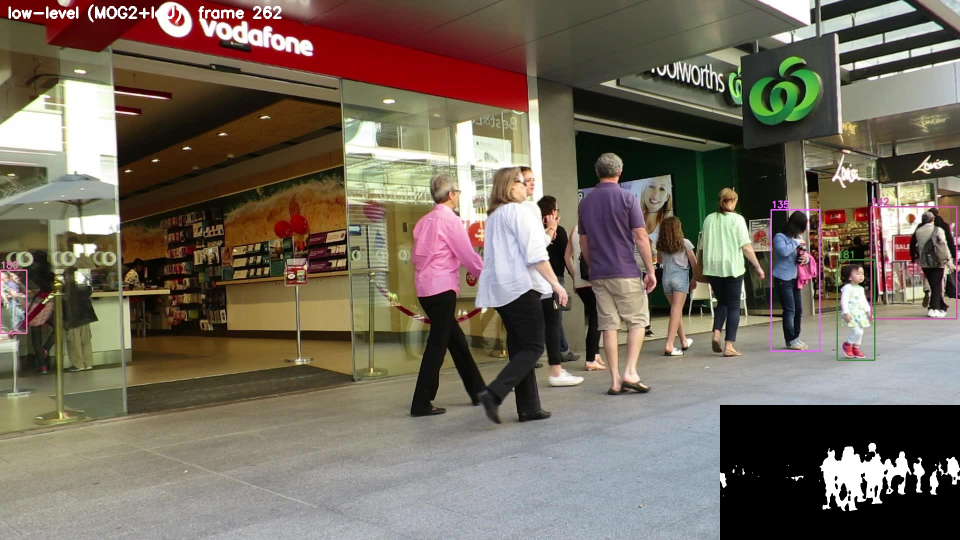
#> input picture 05_multi_object_tracking/results/lowlevel/MOT16-09_lowlevel_f262.jpg, 1920 x 1080 px, given as the content of the folder ome/t2/05_multi_object_tracking/data/sequences/MOT16-09/img1, which was not available (shown at 1/2 size)
$ python lowlevel_tracker.py
#> lines starting #> are read from the running program, lines starting #| are printed output that depends on the picture; after the words box and inside, x2 and y2 are one past the last pixel; in counts of white or black regions, pixels touching at a corner belong together; pictures that were not available may be replaced by others from this repository, and a replacement may not be noted
### 05_multi_object_tracking/src/mot_utils.py
"""Shared helpers: read MOTChallenge sequences, write/read MOT-format results, CLEAR-MOT / IDF1 evaluation.

Sequence layout (MOTChallenge): data/sequences/<SEQ>/{img1/*.jpg, gt/gt.txt, seqinfo.ini}
GT formats handled:
  MOT16/17 : frame,id,x,y,w,h,consider_flag,class,visibility   -> keep class 1 (pedestrian) with flag 1
  2DMOT2015: frame,id,x,y,w,h,1,wx,wy,wz (no class column)       -> keep all boxes
"""
from pathlib import Path

import cv2
import motmetrics as mm
import numpy as np

ROOT = Path(__file__).resolve().parents[1]
DATA = ROOT / "data" / "sequences"


def frame_paths(seq):
    d = DATA / seq / "img1"
    return sorted(d.glob("*.jpg"))


def load_gt(seq):
    """GT pedestrian boxes -> {frame: [(id, x, y, w, h), ...]}."""
    gt = {}
    arr = np.loadtxt(DATA / seq / "gt" / "gt.txt", delimiter=",", ndmin=2)
    mot16 = seq.startswith(("MOT16", "MOT17", "MOT20"))
    for row in arr:
        f, i, x, y, w, h, conf = row[:7]
        if mot16 and not (int(conf) == 1 and int(row[7]) == 1):
            continue
        gt.setdefault(int(f), []).append((int(i), x, y, w, h))
    return gt


def save_results(rows, path):
    """rows: list of (frame, id, x, y, w, h) -> MOTChallenge txt format."""
    path.parent.mkdir(parents=True, exist_ok=True)
    with open(path, "w") as fh:
        for f, i, x, y, w, h in rows:
            fh.write(f"{f},{i},{x:.1f},{y:.1f},{w:.1f},{h:.1f},1,-1,-1,-1\n")


# [14 lines left out: function iou_distance, not called in this run]


def evaluate(rows, seq, name):
    """Return a motmetrics summary row (MOTA, IDF1, ...) for one sequence."""
    gt = load_gt(seq)
    hyp = {}
    for f, i, x, y, w, h in rows:
        hyp.setdefault(int(f), []).append((int(i), x, y, w, h))
    acc = mm.MOTAccumulator(auto_id=True)
    n_frames = len(frame_paths(seq)) or max(gt)
    for f in range(1, n_frames + 1):
        g, p = gt.get(f, []), hyp.get(f, [])
        gb = np.array([b[1:] for b in g]).reshape(-1, 4)
        pb = np.array([b[1:] for b in p]).reshape(-1, 4)
        dist = iou_distance(gb, pb, max_iou=0.5)
        acc.update([b[0] for b in g], [b[0] for b in p], dist)
    mh = mm.metrics.create()
    return mh.compute(acc, metrics=["num_frames", "mota", "motp", "idf1", "precision", "recall",
                                    "num_switches", "num_false_positives", "num_misses",
                                    "mostly_tracked", "mostly_lost"], name=name)


def colour(i):
    rng = np.random.default_rng(int(i) * 7919)
    return tuple(int(c) for c in rng.integers(60, 255, 3))


def draw(frame, tracks, label=""):
    out = frame.copy()
    for i, x, y, w, h in tracks:
        c = colour(i)
        cv2.rectangle(out, (int(x), int(y)), (int(x + w), int(y + h)), c, 2)
        cv2.putText(out, str(int(i)), (int(x), int(y) - 4), cv2.FONT_HERSHEY_SIMPLEX, 0.6, c, 2)
    if label:
        cv2.putText(out, label, (15, 35), cv2.FONT_HERSHEY_SIMPLEX, 1.0, (255, 255, 255), 3)
    return out

### 05_multi_object_tracking/src/lowlevel_tracker.py
"""LOW-LEVEL multi-object tracker: background subtraction + blob analysis + IoU/centroid tracking.

No learning / no object model:
  1. MOG2 background subtraction (Gaussian-mixture model of every pixel over time)
  2. Remove shadows (MOG2 marks them 127), median filter
  3. Morphology: opening (noise) -> closing + dilation (join body parts into one blob)
  4. Connected components -> bounding boxes, filtered by area and pedestrian-like aspect ratio
  5. Tracking-by-detection: Hungarian assignment on (1 - IoU) with a centroid-distance gate,
     constant-velocity prediction, tracks deleted after MAX_AGE missed frames.

Works only for a STATIC camera (the background model assumes a fixed view).
Usage: python src/lowlevel_tracker.py --seq MOT16-09
"""
import argparse
from pathlib import Path

import cv2
import numpy as np
from scipy.optimize import linear_sum_assignment

from mot_utils import ROOT, draw, evaluate, frame_paths, save_results

MIN_AREA_FRAC = 0.0006     # blob area / image area
MAX_AREA_FRAC = 0.08
ASPECT = (1.1, 4.5)        # h / w of a standing person
MAX_AGE, MIN_HITS = 8, 3
IOU_GATE = 0.2


def blobs(fg, img_area):
    n, lab, stats, _ = cv2.connectedComponentsWithStats(fg, 8)
    out = []
    for x, y, w, h, a in stats[1:]:
        if not (MIN_AREA_FRAC * img_area < a < MAX_AREA_FRAC * img_area):
            continue
        if not (ASPECT[0] <= h / max(w, 1) <= ASPECT[1]):
            continue
        out.append([x, y, w, h])
    return np.array(out, float).reshape(-1, 4)


def iou_xywh(a, b):
    ax2, ay2, bx2, by2 = a[:, None, 0] + a[:, None, 2], a[:, None, 1] + a[:, None, 3], b[None, :, 0] + b[None, :, 2], b[None, :, 1] + b[None, :, 3]
    iw = np.clip(np.minimum(ax2, bx2) - np.maximum(a[:, None, 0], b[None, :, 0]), 0, None)
    ih = np.clip(np.minimum(ay2, by2) - np.maximum(a[:, None, 1], b[None, :, 1]), 0, None)
    inter = iw * ih
    return inter / (a[:, None, 2] * a[:, None, 3] + b[None, :, 2] * b[None, :, 3] - inter + 1e-9)


class Track:
    def __init__(self, tid, box):
        self.id, self.box, self.vel = tid, box.copy(), np.zeros(2)
        self.age, self.hits, self.miss = 0, 1, 0

    def predict(self):
        self.box[:2] += self.vel
        self.age += 1
        return self.box

    def update(self, box):
        self.vel = 0.6 * self.vel + 0.4 * (box[:2] - self.box[:2])
        self.box = 0.3 * self.box + 0.7 * box  # smooth size & position
        self.hits += 1
        self.miss = 0


class IoUTracker:
    def __init__(self):
        self.tracks, self.next_id = [], 1

    def step(self, dets):
        preds = np.array([t.predict() for t in self.tracks]).reshape(-1, 4)
        matched_t, matched_d = set(), set()
        if len(preds) and len(dets):
            cost = 1 - iou_xywh(preds, dets)
            r, c = linear_sum_assignment(cost)
            for i, j in zip(r, c):
                if cost[i, j] <= 1 - IOU_GATE:
                    self.tracks[i].update(dets[j]); matched_t.add(i); matched_d.add(j)
        for i, t in enumerate(self.tracks):
            if i not in matched_t:
                t.miss += 1
        for j in range(len(dets)):
            if j not in matched_d:
                self.tracks.append(Track(self.next_id, dets[j])); self.next_id += 1
        self.tracks = [t for t in self.tracks if t.miss <= MAX_AGE]
        return [(t.id, *t.box) for t in self.tracks if t.miss == 0 and t.hits >= MIN_HITS]


def run(seq, save_video=True):
#> called with seq = 'MOT16-09', save_video = True
    paths = frame_paths(seq)
    mog = cv2.createBackgroundSubtractorMOG2(history=300, varThreshold=25, detectShadows=True)
    trk = IoUTracker()
    rows, writer = [], None
    k_open = cv2.getStructuringElement(cv2.MORPH_ELLIPSE, (3, 3))
    k_close = cv2.getStructuringElement(cv2.MORPH_ELLIPSE, (9, 15))
    out_dir = ROOT / "results" / "lowlevel"
    out_dir.mkdir(parents=True, exist_ok=True)
    # warm-up: learn the background from the first frames
    for p in paths[:30]:
        mog.apply(cv2.imread(str(p)), learningRate=0.05)
    for f, p in enumerate(paths, 1):
        img = cv2.imread(str(p))
#> img is the input picture: shape (1080, 1920, 3); mean B, G, R 92.6, 105.4, 116.4
        fg = mog.apply(img)
#> fg: shape (1080, 1920); every value is 0
        fg = np.where(fg == 255, 255, 0).astype(np.uint8)          # drop shadows (127)
        fg = cv2.medianBlur(fg, 5)
        fg = cv2.morphologyEx(fg, cv2.MORPH_OPEN, k_open)
        fg = cv2.morphologyEx(fg, cv2.MORPH_CLOSE, k_close, iterations=2)
        fg = cv2.dilate(fg, k_open, iterations=2)
        dets = blobs(fg, img.shape[0] * img.shape[1])
#> in blobs, `n, lab, stats, _ = cv2.connectedComponentsWithStats(fg, 8)`: lab: shape (1080, 1920) int32; every value is 0
#> in blobs, `n, lab, stats, _ = cv2.connectedComponentsWithStats(fg, 8)`: n = 1; stats = [[0, 0, 1920, 1080, 2073600]]
#> after the loop in blobs, `for x, y, w, h, a in stats[1:]:`: out = []
#> dets = empty array
        tracks = trk.step(dets)
#> after the loop in step, `for j in range(len(dets)):`: self.next_id = 1; self.tracks = []
#> tracks = []
        rows += [(f, *t) for t in tracks]
#> rows = []
        if save_video:
            vis = draw(img, tracks, f"low-level (MOG2+IoU)  frame {f}")
#> in draw, `cv2.putText(out, label, (15, 35), cv2.FONT_HERSHEY_SIMPLEX, 1.0, (255,..`: out: shape (1080, 1920, 3); 0.24% of pixels changed, all inside (x1, y1, x2, y2) = (17, 8, 518, 45)
            mask_small = cv2.resize(cv2.cvtColor(fg, cv2.COLOR_GRAY2BGR), (img.shape[1] // 4, img.shape[0] // 4))
#> mask_small: shape (270, 480, 3); every value is 0
            vis[-mask_small.shape[0]:, -mask_small.shape[1]:] = mask_small
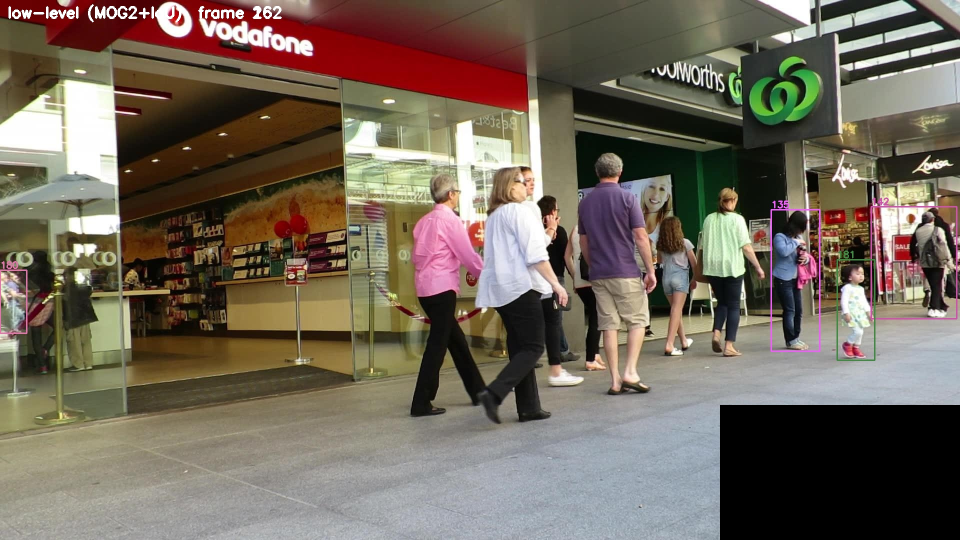
#> vis: shape (1080, 1920, 3) (shown at 1/2 size); mean B, G, R 90.7, 103.6, 114.5
            if writer is None:
                writer = cv2.VideoWriter(str(out_dir / f"{seq}_lowlevel.mp4"), cv2.VideoWriter_fourcc(*"mp4v"),
                                         15, (img.shape[1] // 2, img.shape[0] // 2))
            writer.write(cv2.resize(vis, (img.shape[1] // 2, img.shape[0] // 2)))
            if f in (60, len(paths) // 2):
                cv2.imwrite(str(out_dir / f"{seq}_lowlevel_f{f}.jpg"), vis)
    if writer:
        writer.release()
    save_results(rows, out_dir / f"{seq}.txt")
    return rows


if __name__ == "__main__":
    ap = argparse.ArgumentParser()
    ap.add_argument("--seq", default="MOT16-09")
    a = ap.parse_args()
    rows = run(a.seq)
#> rows = []
    print(evaluate(rows, a.seq, "lowlevel"))
#> (the run stopped early here; a loop or call above may not have finished)

$ run again, on 05_multi_object_tracking/results/lowlevel/TUD-Campus_lowlevel_f35.jpg
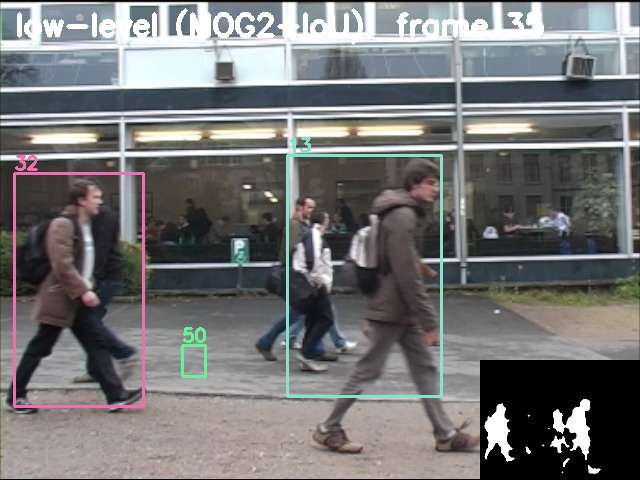
#> input picture 05_multi_object_tracking/results/lowlevel/TUD-Campus_lowlevel_f35.jpg, 640 x 480 px, given as the content of the folder ome/t3/05_multi_object_tracking/data/sequences/MOT16-09/img1, which was not available
#> in run, img is the input picture: shape (480, 640, 3); mean B, G, R 116.9, 116.3, 116.1
#> fg: shape (480, 640); every value is 0
#> lab: shape (480, 640) int32; every value is 0
#> n = 1; stats = [[0, 0, 640, 480, 307200]]
#> after the loop in blobs, `for x, y, w, h, a in stats[1:]:`: out = []
#> dets = empty array
#> after the loop in step, `for j in range(len(dets)):`: self.next_id = 1; self.tracks = []
#> mask_small: shape (120, 160, 3); every value is 0
#> in run, `vis[-mask_small.shape[0]:, -mask_small.shape[1]:] = mask_small`:
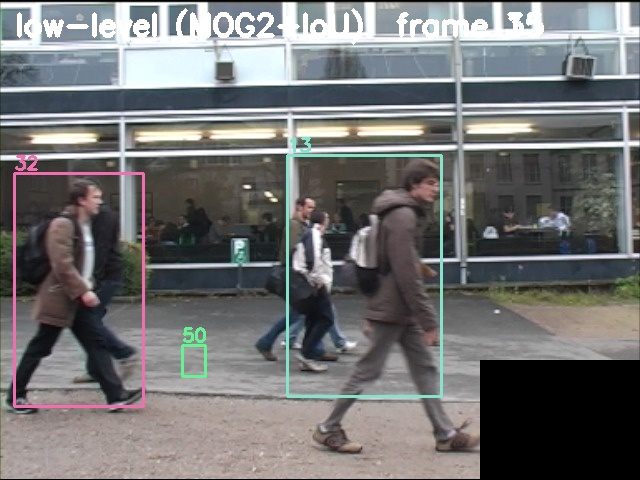
#> vis: shape (480, 640, 3); mean B, G, R 115.1, 114.6, 114.4

$ run again, on 05_multi_object_tracking/results/lowlevel/TUD-Campus_lowlevel_f60.jpg
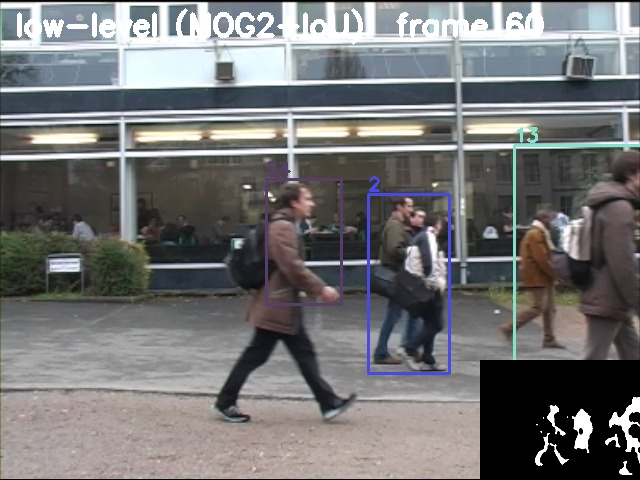
#> input picture 05_multi_object_tracking/results/lowlevel/TUD-Campus_lowlevel_f60.jpg, 640 x 480 px, given as the content of the folder ome/t4/05_multi_object_tracking/data/sequences/MOT16-09/img1, which was not available
#> in run, img is the input picture: shape (480, 640, 3); mean B, G, R 116.8, 116, 115.9
#> fg: shape (480, 640); every value is 0
#> lab: shape (480, 640) int32; every value is 0
#> n = 1; stats = [[0, 0, 640, 480, 307200]]
#> after the loop in blobs, `for x, y, w, h, a in stats[1:]:`: out = []
#> dets = empty array
#> after the loop in step, `for j in range(len(dets)):`: self.next_id = 1; self.tracks = []
#> mask_small: shape (120, 160, 3); every value is 0
#> in run, `vis[-mask_small.shape[0]:, -mask_small.shape[1]:] = mask_small`:
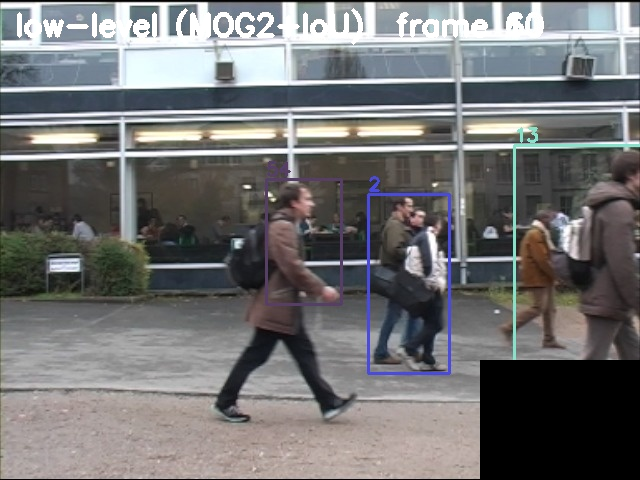
#> vis: shape (480, 640, 3); mean B, G, R 115.3, 114.5, 114.5

$ run again, on 05_multi_object_tracking/results/lowlevel/TUD-Stadtmitte_lowlevel_f60.jpg
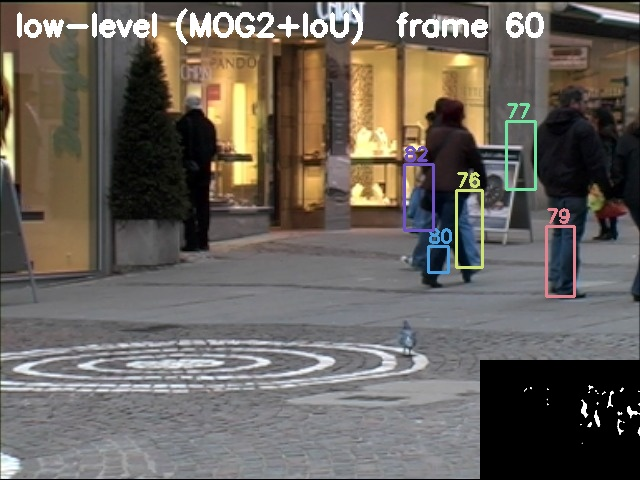
#> input picture 05_multi_object_tracking/results/lowlevel/TUD-Stadtmitte_lowlevel_f60.jpg, 640 x 480 px, given as the content of the folder ome/t5/05_multi_object_tracking/data/sequences/MOT16-09/img1, which was not available
#> in run, img is the input picture: shape (480, 640, 3); mean B, G, R 91.6, 98.2, 104.4
#> fg: shape (480, 640); every value is 0
#> lab: shape (480, 640) int32; every value is 0
#> n = 1; stats = [[0, 0, 640, 480, 307200]]
#> after the loop in blobs, `for x, y, w, h, a in stats[1:]:`: out = []
#> dets = empty array
#> after the loop in step, `for j in range(len(dets)):`: self.next_id = 1; self.tracks = []
#> mask_small: shape (120, 160, 3); every value is 0
#> in run, `vis[-mask_small.shape[0]:, -mask_small.shape[1]:] = mask_small`:
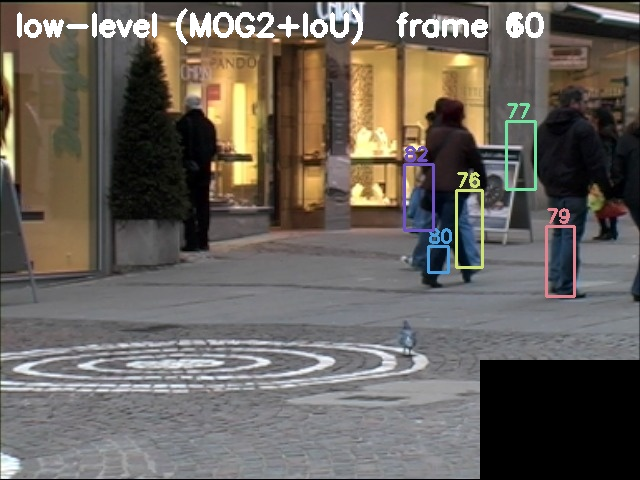
#> vis: shape (480, 640, 3); mean B, G, R 91.3, 97.9, 104.1
